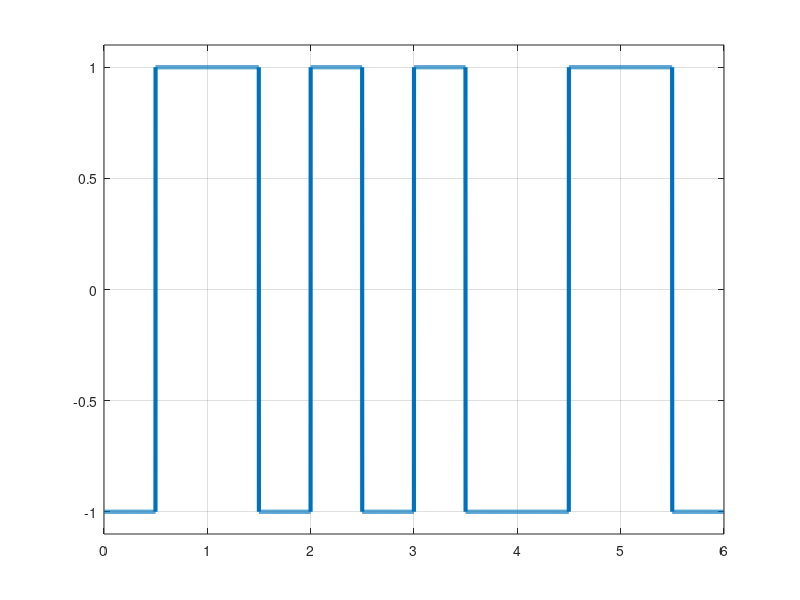

Write the MATLAB code that produced this figure.
clc;clear all;close all;

bits = [0 1 0 0 1 1];
bitrate=1;
n=1000; %%sampling rate
T = length(bits) / bitrate;
N = length(bits) *n;
dt=T/N;
t = 0:dt:T-dt;
prev=1;
x = zeros(1,N);
%x(1)=prev;
%half=500;
%%Encoding
for i=1:length(bits)
    half = (i*n) - n/2;
    if bits(i)==0
        x((i-1)*n +1 :half) = - prev;
        x(half : i*n) = prev;
        prev=x(half+1);
    else
        x((i-1)*n +1 :half) = prev;
        x(half : i*n) = - prev;
        prev=x(half+1);
    end
end

        
 plot(t,x,'linewidth',3);
 ylim([-1.1,1.1]);
 grid on;
        
        
y = zeros(1,length(bits));        
 %%decoding
 prev = 1;
for i=1:length(bits)
    half = ((i*n) - (n/2));
    if x((i-1)*n +1 : half-1) == prev
        prev=-prev;
        y(i)= 1;
    else  y(i)=0;
        
    end
end       
        
disp(y);        
